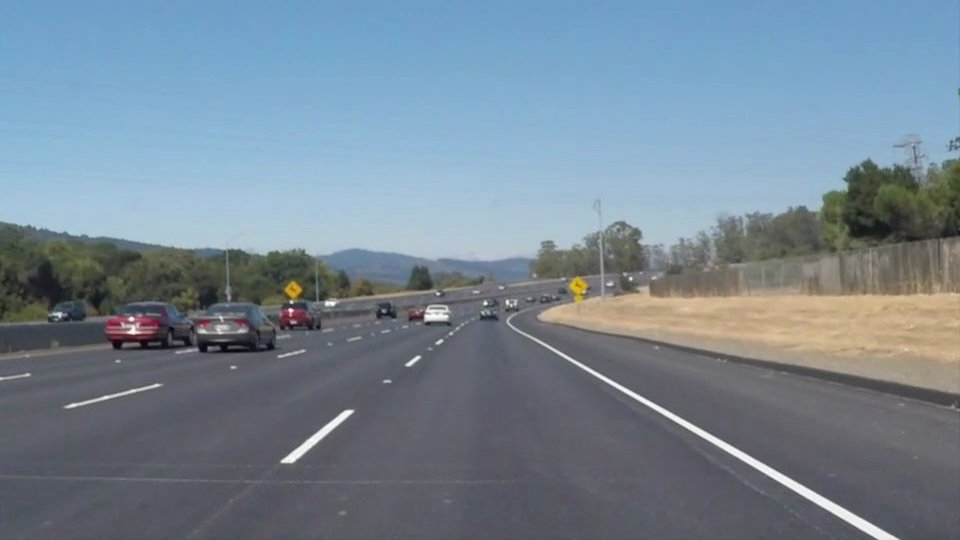
#> input picture test_images/01. solidWhiteCurve.jpg, 960 x 540 px; its folder holds only this picture in this run
$ python lane_lines.py
#> lines starting #> are read from the running program, lines starting #| are printed output that depends on the picture; after the words box and inside, x2 and y2 are one past the last pixel; in counts of white or black regions, pixels touching at a corner belong together
# Importing necessary packages
import matplotlib.pyplot as plt
import numpy as np
import cv2
import os
import glob
from moviepy.editor import VideoFileClip

def save_image(image, filename):
    cv2.imwrite(filename, image)

def process_images(image_list, process_func, output_dir):
    for i, image in enumerate(image_list):
        processed_image = process_func(image)
        save_image(processed_image, os.path.join(output_dir, f'processed_{i}.jpg'))

# [10 lines left out: function list_images, not called in this run]

# Create output directories if they do not exist
output_image_dir = 'output_images'
output_video_dir = 'output_videos'
os.makedirs(output_image_dir, exist_ok=True)
os.makedirs(output_video_dir, exist_ok=True)

# Reading in the test images
test_images = [plt.imread(img) for img in glob.glob('test_images/*.jpg')]
#> test_images = 1 item

def gray_scale(image):
    return cv2.cvtColor(image, cv2.COLOR_RGB2GRAY)

def HSV_color_selection(image):
    converted_image = convert_hsv(image)
#> image is the input picture: shape (540, 960, 3); mean R, G, B 118.5, 134.5, 148.1

    # White color mask
    lower_threshold = np.uint8([0, 0, 200])
    upper_threshold = np.uint8([255, 255, 255])
    white_mask = cv2.inRange(converted_image, lower_threshold, upper_threshold)
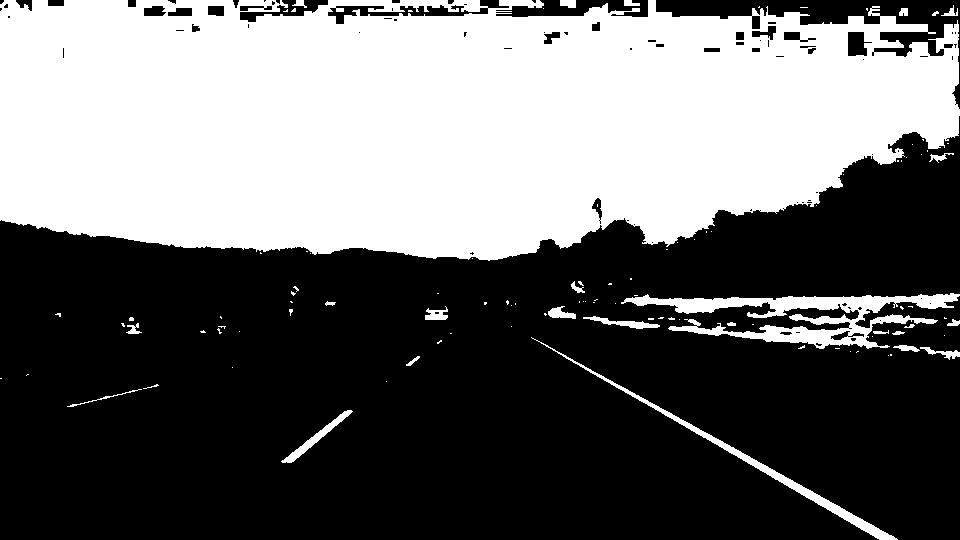
#> white_mask: shape (540, 960); 41.8% white; 105 white regions (78 under 20 px), largest, box (x1, y1, x2, y2) and area: (0, 0, 960, 261) 204705, (621, 293, 960, 349) 6766, (531, 337, 898, 540) 2313

    # Yellow color mask
    lower_threshold = np.uint8([15, 100, 100])
    upper_threshold = np.uint8([30, 255, 255])
    yellow_mask = cv2.inRange(converted_image, lower_threshold, upper_threshold)
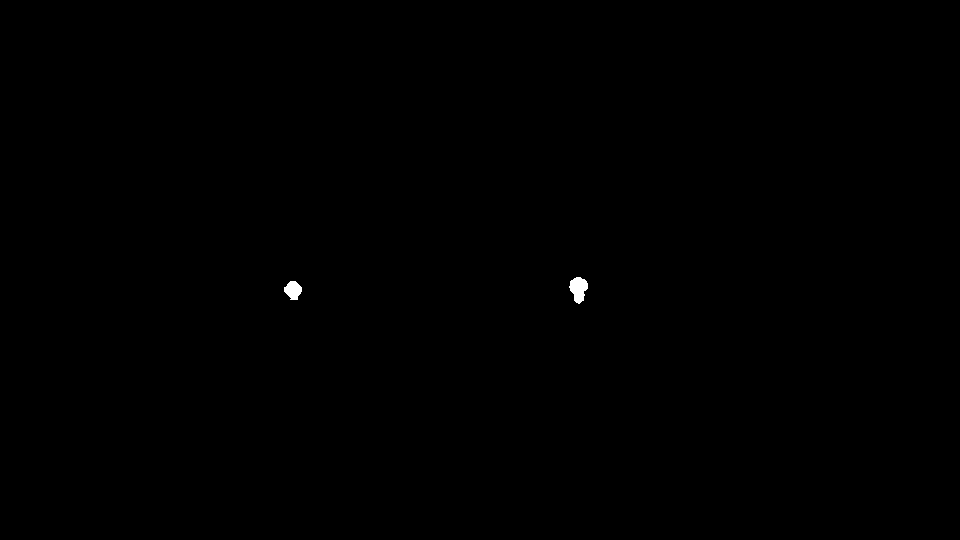
#> yellow_mask: shape (540, 960); 0.11% white; 2 white regions, box (x1, y1, x2, y2) and area: (569, 277, 588, 304) 339, (284, 281, 302, 300) 241

    # Combine white and yellow masks
    mask = cv2.bitwise_or(white_mask, yellow_mask)
    masked_image = cv2.bitwise_and(image, image, mask=mask)
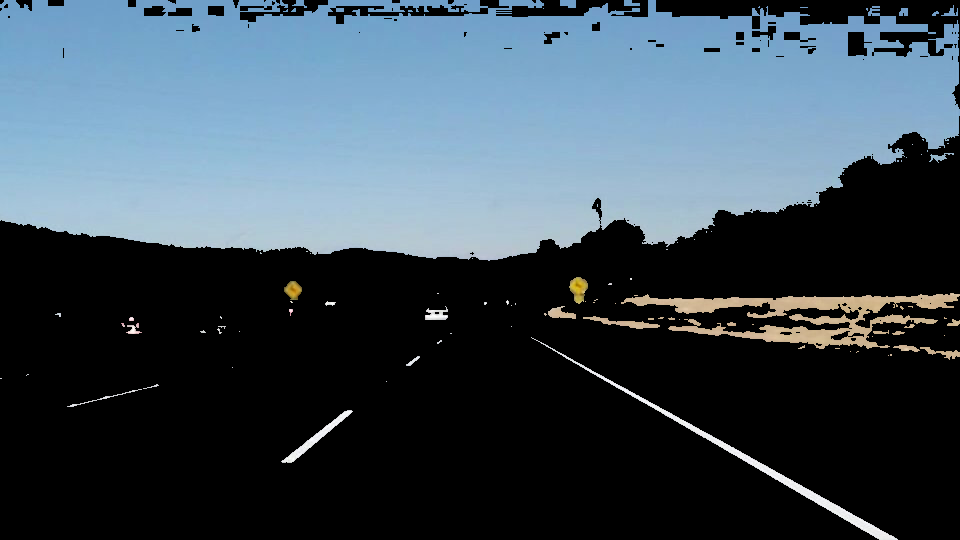
#> masked_image: shape (540, 960, 3); mean R, G, B 60.5, 75.3, 86.5

    return masked_image

def convert_hsv(image):
    return cv2.cvtColor(image, cv2.COLOR_RGB2HSV)

# [16 lines left out: function RGB_color_selection, not called in this run]

# Process and save images
color_selected_images = list(map(HSV_color_selection, test_images))
#> color_selected_images = 1 item
process_images(color_selected_images, gray_scale, output_image_dir)
#> the loop in process_images, `for i, image in enumerate(image_list):` made 1 pass
#> pass 1, in process_images, `processed_image = process_func(image)`:
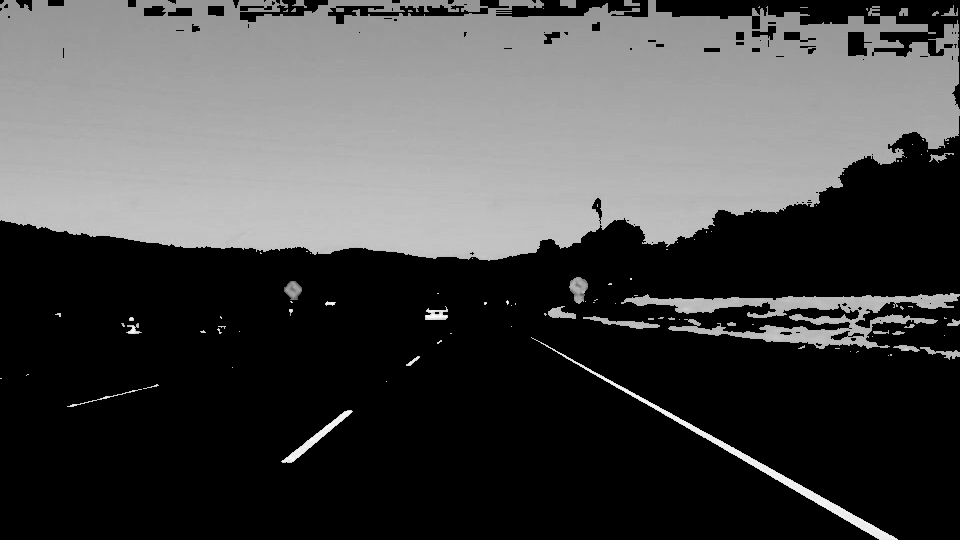
#> processed_image: shape (540, 960); min 0, max 255, mean 72.2

def gaussian_smoothing(image, kernel_size=11):
    return cv2.GaussianBlur(image, (kernel_size, kernel_size), 0)

def canny_detector(image, low_threshold=100, high_threshold=200):
    return cv2.Canny(image, low_threshold, high_threshold)

# [91 lines left out: functions region_selection, hough_transform, draw_lines, average_slope_intercept, pixel_points, lane_lines and 2 more, not called in this run]

def process_video(test_video, output_video):
    input_video = VideoFileClip(os.path.join('test_videos', test_video), audio=False)
    processed = input_video.fl_image(frame_processor)
    processed.write_videofile(os.path.join(output_video_dir, output_video), audio=False)

# Process each video
process_video('solidWhiteRight.mp4', 'solidWhiteRight_output.mp4')
#> (the call stopped at in process_video, `input_video = VideoFileClip(os.path.join('test_videos', test_video), a..`: moviepy is not available in this run)
process_video('solidYellowLeft.mp4', 'solidYellowLeft_output.mp4')
#> (the call stopped at in process_video, `input_video = VideoFileClip(os.path.join('test_videos', test_video), a..`: moviepy is not available in this run)
process_video('challenge.mp4', 'challenge_output.mp4')
#> (the call stopped at in process_video, `input_video = VideoFileClip(os.path.join('test_videos', test_video), a..`: moviepy is not available in this run)

$ run again, on test_images/05. solidYellowLeft.jpg
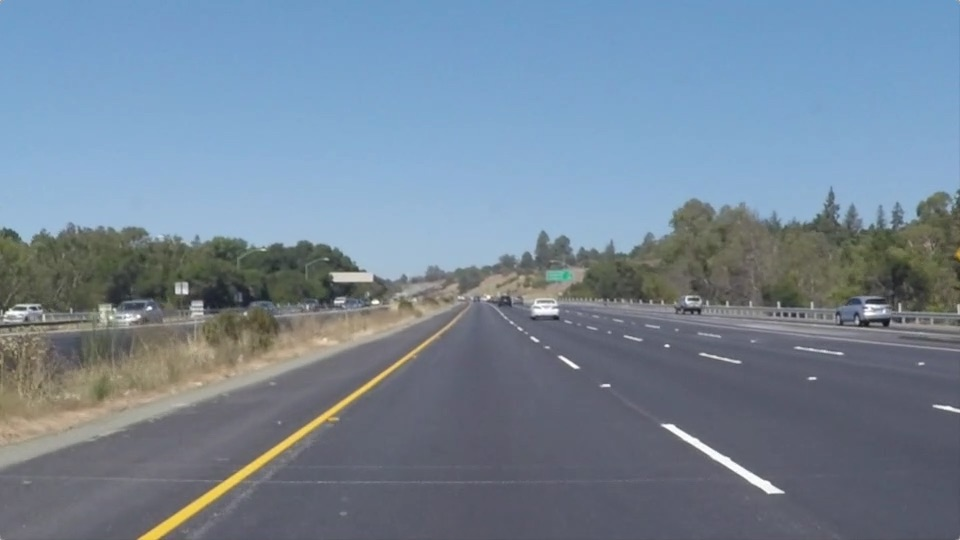
#> input picture test_images/05. solidYellowLeft.jpg, 960 x 540 px
#> test_images = 1 item
#> in HSV_color_selection, image is the input picture: shape (540, 960, 3); mean R, G, B 116.5, 133.6, 150.8
#> in HSV_color_selection, `white_mask = cv2.inRange(converted_image, lower_threshold, upper_thres..`:
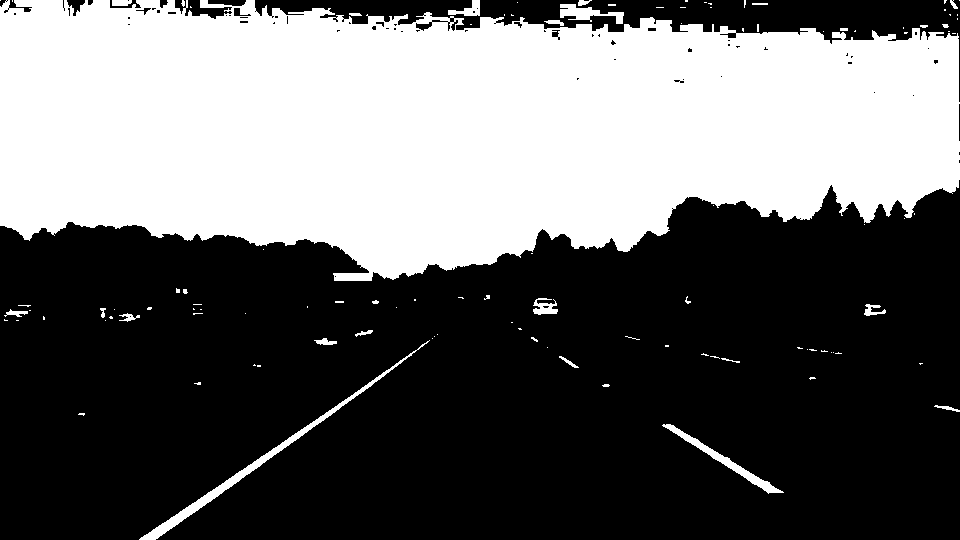
#> white_mask: shape (540, 960); 40.5% white; 110 white regions (83 under 20 px), largest, box (x1, y1, x2, y2) and area: (0, 0, 960, 281) 204193, (139, 340, 430, 540) 2041, (662, 424, 784, 494) 937
#> yellow_mask: shape (540, 960); 0.58% white; 4 white regions (1 under 20 px), largest, box (x1, y1, x2, y2) and area: (138, 373, 386, 540) 2911, (955, 247, 960, 260) 46, (397, 360, 408, 368) 20
#> mask: shape (540, 960); 40.7% white; 111 white regions (83 under 20 px), largest, box (x1, y1, x2, y2) and area: (0, 0, 960, 281) 204193, (138, 340, 430, 540) 3088, (662, 424, 784, 494) 937
#> the loop in process_images, `for i, image in enumerate(image_list):` made 1 pass
#> pass 1, in process_images, `processed_image = process_func(image)`:
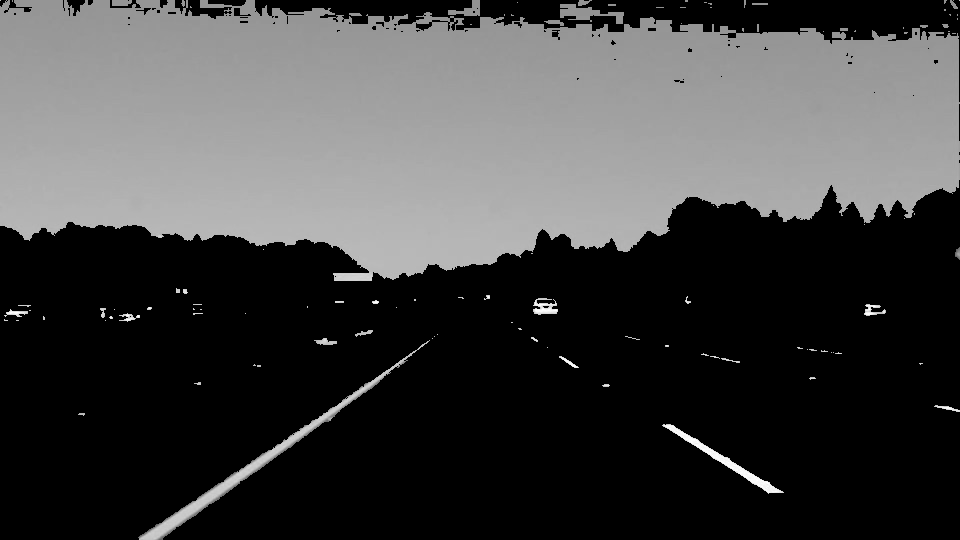
#> processed_image: shape (540, 960); min 0, max 255, mean 67.1

$ run again, on test_images/06. whiteCarLaneSwitch.jpg
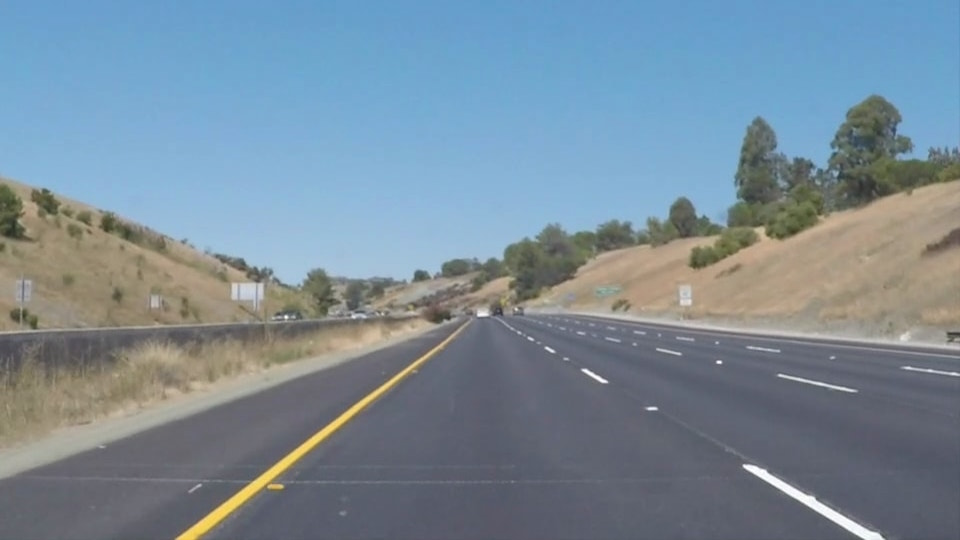
#> input picture test_images/06. whiteCarLaneSwitch.jpg, 960 x 540 px
#> test_images = 1 item
#> in HSV_color_selection, image is the input picture: shape (540, 960, 3); mean R, G, B 121.2, 139.4, 152.9
#> in HSV_color_selection, `white_mask = cv2.inRange(converted_image, lower_threshold, upper_thres..`:
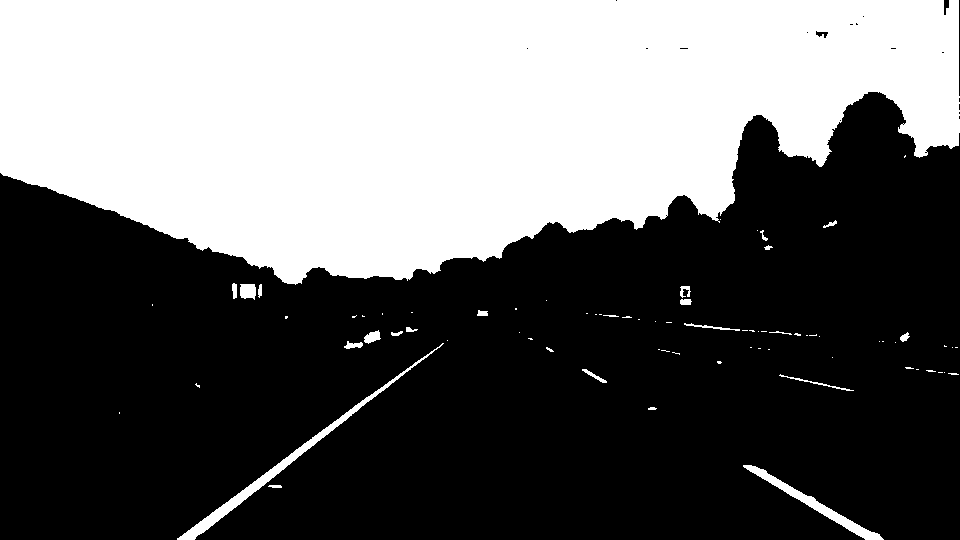
#> white_mask: shape (540, 960); 40.3% white; 76 white regions (52 under 20 px), largest, box (x1, y1, x2, y2) and area: (0, 0, 960, 285) 203683, (177, 343, 444, 540) 2133, (743, 465, 884, 540) 1278
#> yellow_mask: shape (540, 960); 0.55% white; 11 white regions (10 under 20 px), largest, box (x1, y1, x2, y2) and area: (178, 366, 417, 540) 2817
#> mask: shape (540, 960); 40.5% white; 85 white regions (62 under 20 px), largest, box (x1, y1, x2, y2) and area: (0, 0, 960, 285) 203683, (177, 343, 444, 540) 3058, (743, 465, 884, 540) 1278
#> the loop in process_images, `for i, image in enumerate(image_list):` made 1 pass
#> pass 1, in process_images, `processed_image = process_func(image)`:
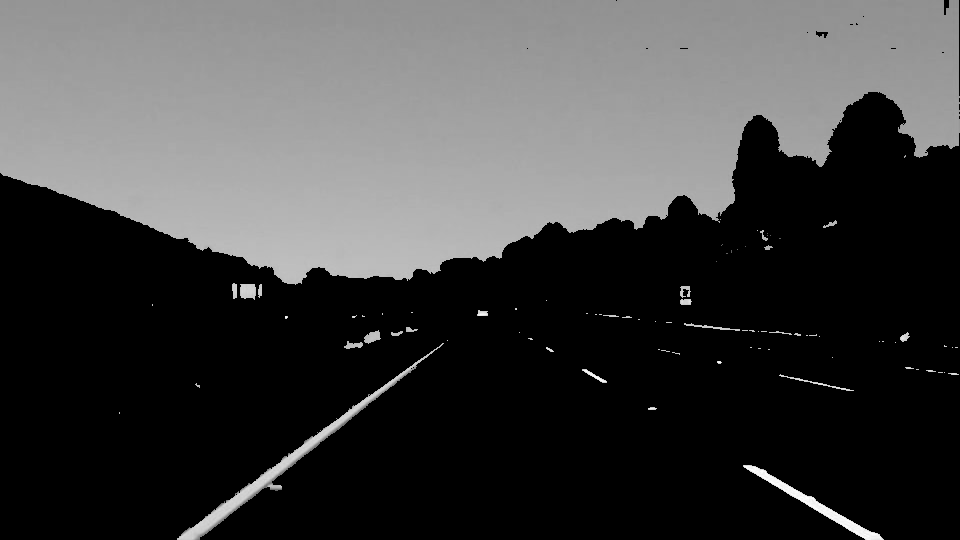
#> processed_image: shape (540, 960); min 0, max 255, mean 65.8

$ run again, on test_images/07. VideoSnapshot2.jpg
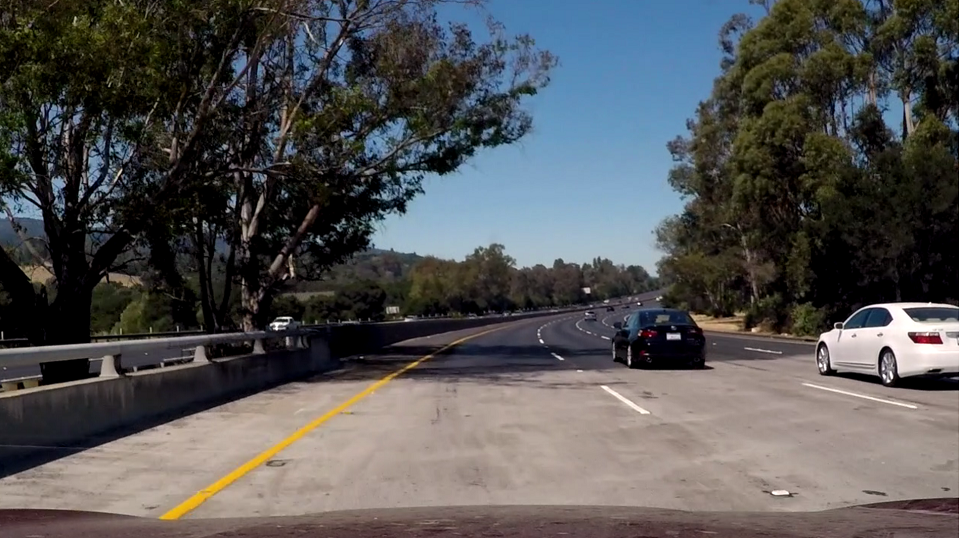
#> input picture test_images/07. VideoSnapshot2.jpg, 960 x 538 px
#> test_images = 1 item
#> in HSV_color_selection, image is the input picture: shape (538, 960, 3); mean R, G, B 83.7, 83.5, 84.1
#> in HSV_color_selection, `white_mask = cv2.inRange(converted_image, lower_threshold, upper_thres..`:
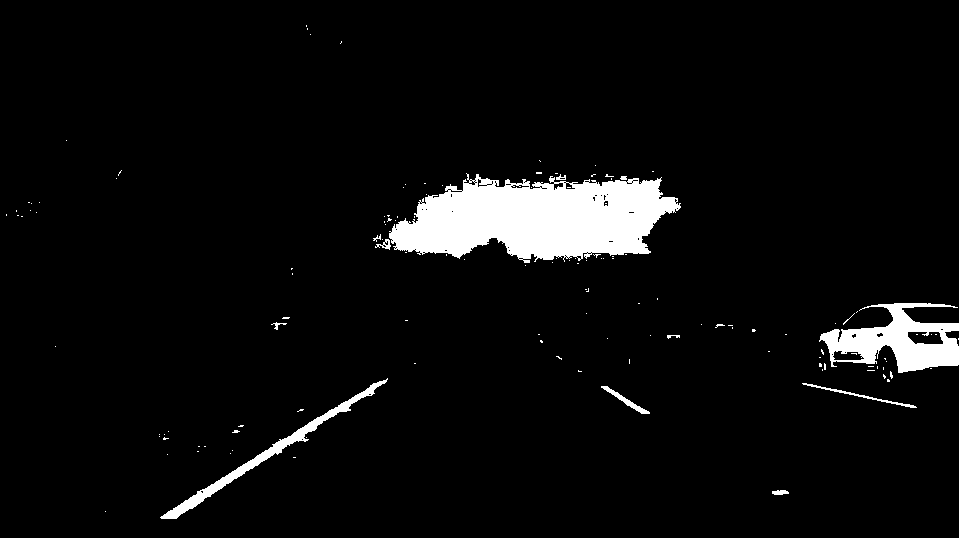
#> white_mask: shape (538, 960); 5.1% white; 133 white regions (121 under 20 px), largest, box (x1, y1, x2, y2) and area: (389, 173, 681, 263) 17380, (819, 0, 960, 538) 5424, (160, 378, 388, 519) 2125
#> yellow_mask: shape (538, 960); 0.55% white; 39 white regions (35 under 20 px), largest, box (x1, y1, x2, y2) and area: (159, 370, 403, 522) 2581, (401, 360, 420, 371) 67, (698, 317, 718, 324) 62, (725, 321, 744, 332) 48
#> mask: shape (538, 960); 5.2% white; 167 white regions (152 under 20 px), largest, box (x1, y1, x2, y2) and area: (389, 173, 681, 263) 17380, (819, 0, 960, 538) 5424, (159, 370, 403, 522) 2700
#> the loop in process_images, `for i, image in enumerate(image_list):` made 1 pass
#> pass 1, in process_images, `processed_image = process_func(image)`:
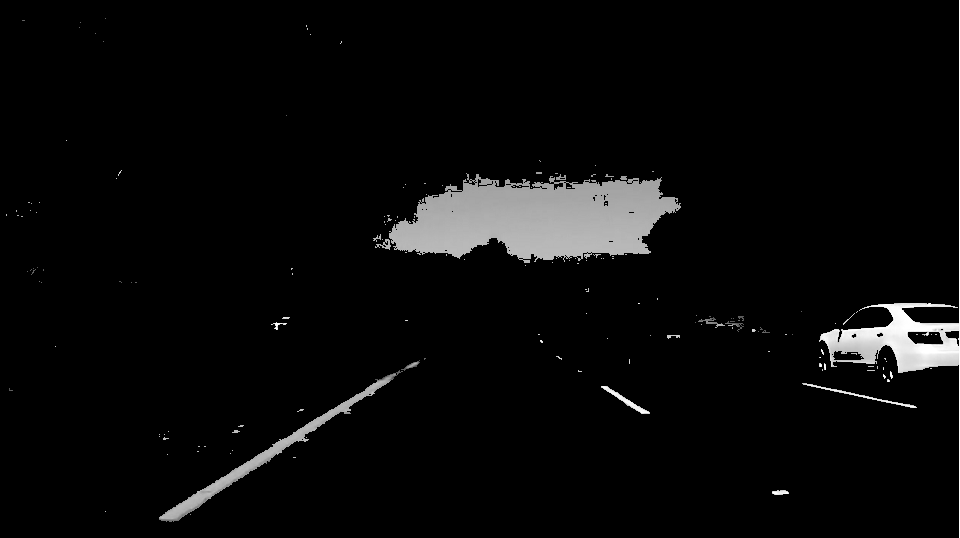
#> processed_image: shape (538, 960); min 0, max 255, mean 9.7
